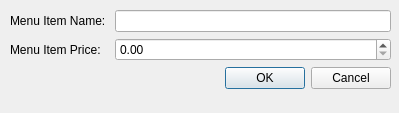
<?xml version="1.0" encoding="UTF-8"?>
<ui version="4.0">
 <class>AddItemsPopup</class>
 <widget class="QDialog" name="AddItemsPopup">
  <property name="geometry">
   <rect>
    <x>0</x>
    <y>0</y>
    <width>399</width>
    <height>113</height>
   </rect>
  </property>
  <property name="windowTitle">
   <string>Dialog</string>
  </property>
  <widget class="QWidget" name="formLayoutWidget">
   <property name="geometry">
    <rect>
     <x>10</x>
     <y>10</y>
     <width>381</width>
     <height>91</height>
    </rect>
   </property>
   <layout class="QFormLayout" name="formLayout">
    <item row="1" column="1">
     <widget class="QLineEdit" name="AddItemsPopup_itemName_lineEdit"/>
    </item>
    <item row="2" column="1">
     <widget class="QDoubleSpinBox" name="AddItemsPopup_itemPrice_doubleSpinBox"/>
    </item>
    <item row="3" column="1">
     <widget class="QDialogButtonBox" name="AddItemsPopup_buttonBox">
      <property name="standardButtons">
       <set>QDialogButtonBox::Cancel|QDialogButtonBox::Ok</set>
      </property>
     </widget>
    </item>
    <item row="1" column="0">
     <widget class="QLabel" name="label">
      <property name="text">
       <string>Menu Item Name: </string>
      </property>
     </widget>
    </item>
    <item row="2" column="0">
     <widget class="QLabel" name="label_2">
      <property name="text">
       <string>Menu Item Price:</string>
      </property>
     </widget>
    </item>
   </layout>
  </widget>
 </widget>
 <resources/>
 <connections/>
</ui>
